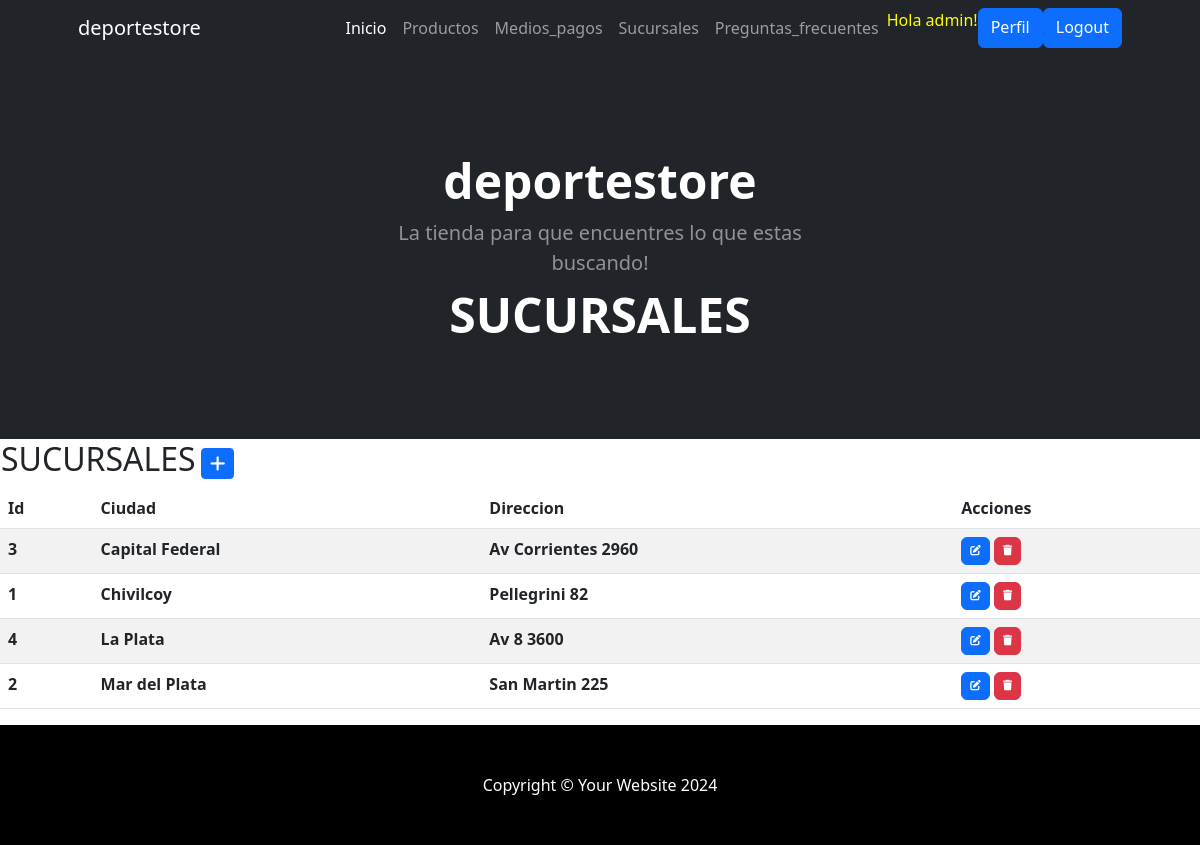
Page /aplicacion/sucursales/ (signed in) on the committed database.
### aplicacion/models.py (models this page shows, shortened)
class Sucursales(models.Model):
    ciudad = models.CharField(max_length=50)
    direccion = models.CharField(max_length=50)
    class Meta:
        verbose_name = "Sucursal"
        verbose_name_plural = "Sucursales"
        ordering = ['ciudad']

### aplicacion/views.py (the view)
# urls.py: path('sucursales/', SucursalesList.as_view(), name="sucursales"),
class SucursalesList(LoginRequiredMixin, ListView):
    model = Sucursales

### aplicacion/templates/aplicacion/sucursales_list.html (shortened to what this page needs)
{% extends 'aplicacion/home.html' %}
{% block contenido %}
    <h1 class="display-5 fw-bolder text-white mb-2"> SUCURSALES </h1>
{% endblock contenido %}
{% block contenido2 %}
     <table>
        <tr>
           <td width="200"><h2>SUCURSALES</h2></td>
           <td>
             <a
             href="{% url 'sucursales_form' %}"
             class="btn btn-primary btn-sm"
             >
             </a>
           </td>
        </tr>
   </table>
    <table class="table table-striped">
        <thead>
            <tr>
                <th>Id</th>
                <th>Ciudad</th>
                <th>Direccion</th>
                <th>Acciones</th>
            </tr>
        </thead>
        <tbody>
    {% for c in sucursales_list %}
           <tr>
               <th>{{ c.id }}</th>
               <th>{{ c.ciudad }}</th>
               <th>{{ c.direccion }}</th>
               <th>
                <a
                  href="{% url 'sucursales_actualizar' c.id %}"
                  class="btn btn-primary"
                  style="--bs-btn-padding-y: .25rem; --bs-btn-padding-x: .5rem; --bs-btn-font-size: .75rem;"
                  >
                </a>
                <a
                  href="{% url 'sucursales_borrar' c.id %}"
                  class="btn btn-danger"
                  style="--bs-btn-padding-y: .25rem; --bs-btn-padding-x: .5rem; --bs-btn-font-size: .75rem;"
                  >
                </a>
              </th>
           </tr>
    {% endfor %}
        </tbody>
    </table>
{% endblock contenido2 %}

### aplicacion/templates/aplicacion/home.html (shortened to what this page needs)
<!DOCTYPE html>
<html lang="en">
    <head>
        {% load static %}
        <link href="https://cdn.jsdelivr.net/npm/bootstrap-icons@1.4.1/font/bootstrap-icons.css" rel="stylesheet" />
        <link href="{% static 'css/styles.css' %}" rel="stylesheet" />
        <link rel="stylesheet" href="https://cdnjs.cloudflare.com/ajax/libs/font-awesome/6.4.0/css/all.min.css">
    </head>
    <body>
        <nav class="navbar navbar-expand-lg navbar-dark bg-dark">
            <div class="container px-5">
                <a class="navbar-brand" href="#!">deportestore</a>
                <div class="collapse navbar-collapse" id="navbarSupportedContent">
                    <ul class="navbar-nav ms-auto mb-2 mb-lg-0">
                        <li class="nav-item"><a class="nav-link active" aria-current="page" href="{% url 'home' %}">Inicio</a></li>
                    {% if user.is_authenticated %}
                        <li class="nav-item"><a class="nav-link" href="{% url 'productos' %}">Productos</a></li>
                        <li class="nav-item"><a class="nav-link" href="{% url 'medios_pago' %}">Medios_pagos</a></li>
                        <li class="nav-item"><a class="nav-link" href="{% url 'sucursales' %}">Sucursales</a></li>
                        <li class="nav-item"><a class="nav-link" href="{% url 'preguntas_frecuentes' %}">Preguntas_frecuentes</a></li>
                        <p style="color:yellow">Hola {{user.username}}!</p>
                        <a class="btn btn-primary" href="{% url 'editar_perfil' %}">Perfil</a>
                        <a class="btn btn-primary" href="{% url 'logout' %}">Logout</a>
                    {% else %}
                        <a class="btn btn-primary" href="{% url 'login' %}">Login</a>
                        <a class="btn btn-success" href="{% url 'registro' %}">Registro</a>
                    {% endif %}
                    </ul>
                </div>
            </div>
        </nav>
        <header class="bg-dark py-5">
            <div class="container px-5">
                <div class="row gx-5 justify-content-center">
                    <div class="col-lg-6">
                        <div class="text-center my-5">
                            <h1 class="display-5 fw-bolder text-white mb-2">deportestore</h1>
                            <p class="lead text-white-50 mb-2">La tienda para que encuentres lo que estas buscando!</p>
                            {% block contenido %}
                            {% endblock contenido %}
                        </div>
                    </div>
                </div>
            </div>
        </header>
        {% block contenido2 %}
        {% endblock contenido2 %}
        <footer class="py-5 bg-black">
        <div class="container px-5"><p class="m-0 text-center text-white">Copyright &copy; Your Website 2024</p></div>
        </footer>
    </body>
</html>

### rows in the picture
Sucursales: id "3", ciudad "Capital Federal", direccion "Av Corrientes 2960"
Sucursales: id "1", ciudad "Chivilcoy", direccion "Pellegrini 82"
Sucursales: id "4", ciudad "La Plata", direccion "Av 8 3600"
Sucursales: id "2", ciudad "Mar del Plata", direccion "San Martin 225"

### other values in the picture
{{ user.username }} "admin"
